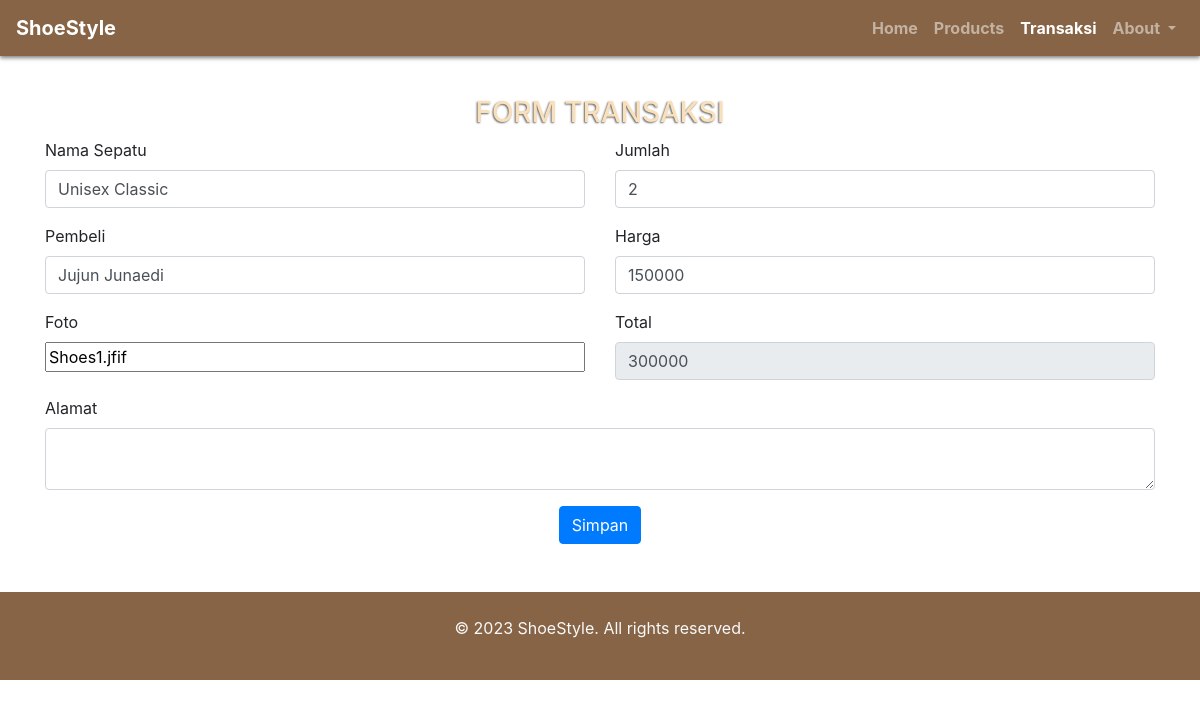
/crud/edit.php?id=13, run on the app's committed database.
### tables this page shows
CREATE TABLE `transaksi` (
  `id` int(11) NOT NULL,
  `nama_barang` varchar(35) NOT NULL,
  `pembeli` varchar(35) NOT NULL,
  `foto` varchar(200) NOT NULL,
  `jumlah` int(25) NOT NULL,
  `harga` varchar(30) NOT NULL,
  `total` varchar(40) NOT NULL,
  `alamat` varchar(50) NOT NULL
);

### crud/sql.php (called while the page is built, shortened)
<?php
class Transaksi
{
    public function __construct()
    {
        $this->db = new PDO('mysql:host=localhost; dbname=database_penjualan', "root", "");
    }
    public function editTransaksi($id)
    {
        $sql = "SELECT * FROM transaksi WHERE id = '$id'";
        $query = $this->db->query($sql);
        return $query;
    }
}

### crud/edit.php (the view, shortened to what this page needs)
<?php
require('sql.php');
if (isset($_GET['id'])) {
    $Lib = new Transaksi();
    $sepatu = $Lib->editTransaksi($_GET['id']);
    $edit = $sepatu->fetch(PDO::FETCH_OBJ);
?>
<!DOCTYPE html>
<html lang="en">
<head>
    <link rel="stylesheet" type="text/css" href="https://maxcdn.bootstrapcdn.com/bootstrap/4.0.0/css/bootstrap.min.css">
    <link rel="stylesheet" href="../asset/style/style.css">
    <link rel="stylesheet" href="https://cdnjs.cloudflare.com/ajax/libs/font-awesome/6.4.0/css/all.min.css">
</head>
<body>
    <nav class="navbar navbar-expand-lg navbar-dark fixed-top " id="navbar">
        <a class="navbar-brand judul" href="#">ShoeStyle</a>
        <div class="collapse navbar-collapse" id="navbarNav">
            <ul class="navbar-nav ml-auto">
                <li class="nav-item ">
                    <a class="nav-link" href="../halaman.php">Home</a>
                </li>
                <li class="nav-item">
                    <a class="nav-link" href="#">Products</a>
                </li>
                <li class="nav-item">
                    <a class="nav-link active" href="#">Transaksi</a>
                </li>
                <li class="nav-item dropdown ">
                    <a class="nav-link dropdown-toggle " href="#" role="button" data-toggle="dropdown"
                        aria-expanded="false">
                        About
                    </a>
                </li>
            </ul>
        </div>
    </nav>
    <div class="container pt-5">
        <form action="simpan_edit.php" method="POST">
            <h3 class="text-center mt-5 data">FORM TRANSAKSI</h3>
            <div class="row">
                <div class="col-md-6">
                    <div class="form-group">
                        <label for="form-nama-barang">Nama Sepatu</label>
                        <input type="text" id="form-nama-barang" name="nama_barang" class="form-control"
                            value="<?= $edit->nama_barang; ?>" required>
                    </div>
                    <div class="form-group">
                        <label for="form-pembeli">Pembeli</label>
                        <input type="text" id="form-pembeli" name="pembeli" class="form-control"
                            value="<?= $edit->pembeli; ?>" required>
                    </div>
                    <div class="form-foto">
                        <label for="form-foto">Foto</label>
                        <input type="text" id="form-foto" name="foto" class="form-control-file"
                            value="<?= $edit->foto; ?>" required>
                    </div>
                </div>
                <div class="col-md-6">
                    <div class="form-group">
                        <label for="form-jumlah">Jumlah</label>
                        <input type="number" id="form-jumlah" name="jumlah" class="form-control"
                            value="<?= $edit->jumlah; ?>" required>
                    </div>
                    <div class="form-group">
                        <label for="form-harga">Harga</label>
                        <input type="number" id="total-harga" name="harga" class="form-control"
                            value="<?= $edit->harga; ?>" required>
                    </div>
                    <div class="form-group">
                        <label for="form-total">Total</label>
                        <input type="text" id="form-total" name="total" class="form-control"
                            value="<?= $edit->total; ?>" readonly>
                    </div>
                </div>
            </div>
            <div class="form-group">
                <label for="alamat">Alamat</label>
                <textarea id="alamat" name="alamat" class="form-control" value="<?= $edit->alamat; ?>"
                    required></textarea>
            </div>
            <div class="text-center">
                <button class="btn btn-primary" name="update">Simpan</button>
            </div>
        </form>
    </div>
    <footer class="footer text-light text-center py-4 mt-5">
        <p>&copy; 2023 ShoeStyle. All rights reserved.</p>
    </footer>
</body>
</html>
<?php
}

### asset/style/style.css (style rules this page uses)
html { scroll-behavior: smooth; }
.navbar { background: #876445; top: 0; left: 0; width: 100%; transition: top 0.3s; z-index: 100; box-shadow: 0 2px 4px rgba(0, 0, 0, 0.5); }
.nav-item { font-weight: bold; }
.judul { font-weight: bold; font-size: 20px; cursor: pointer; }
.footer { background: #876445; }
.data { color: #f9e0bb; text-shadow: -1px 1px 2px rgba(0, 0, 0, 0.6); cursor: pointer; }

### data on the page
transaksi: nama_barang "Unisex Classic", pembeli "Jujun Junaedi", foto "Shoes1.jfif", jumlah "2", harga "150000", total "300000"
